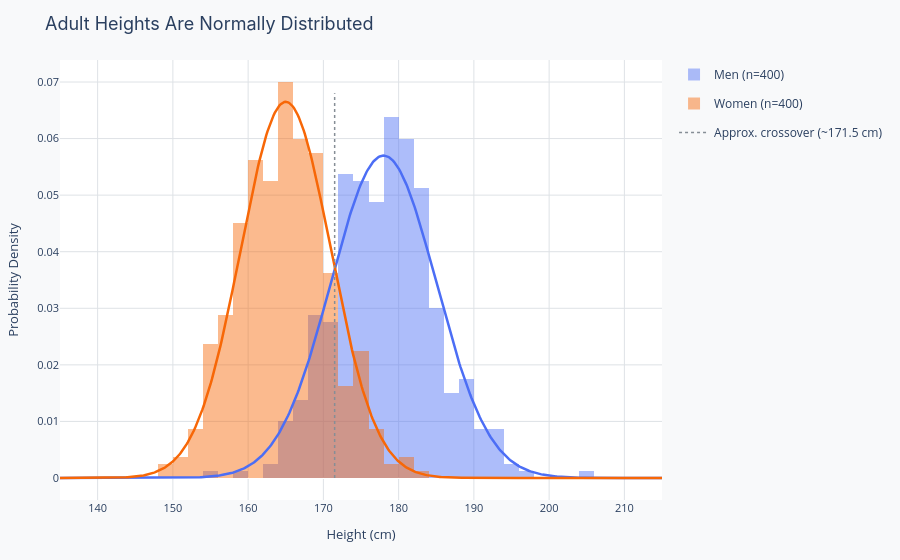

Notebook cell for this chart:
### Markdown cell above
---
## Real-world example: Human height

Adult heights in a population cluster around a mean, with fewer and fewer people toward extremes, exactly the bell-curve shape you explored above. The chart simulates 400 adult heights for men and women separately, using realistic parameters from US population studies.

Notice:

- **Notice:** Each group forms its own bell curve with a different mean, the two distributions overlap, showing that a 170cm height is plausible for both groups
- **Notice:** The spread (σ) is similar for both groups even though the means differ, shape and location are controlled by separate parameters
- **Notice:** The crossover region is where classification is hardest, a 50/50 guess is the best you can do without additional information

> **Discussion question:** If you randomly selected someone who is 185 cm tall, which group are they more likely to come from? How does the overlap region change your certainty?

### Code cell
np.random.seed(42)

# ── Realistic US adult height parameters from population studies (in cm) ───────
groups = {
    "Men":   {"mu": 178, "sigma": 7, "n": 400, "color": PALETTE["primary"]},
    "Women": {"mu": 165, "sigma": 6, "n": 400, "color": PALETTE["secondary"]},
}
x_h = np.linspace(135, 215, 500)
traces = []

for group, p in groups.items():
    heights = np.random.normal(p["mu"], p["sigma"], p["n"])
    traces.append(go.Histogram(
        x=heights, histnorm="probability density", nbinsx=28,
        marker_color=p["color"], opacity=0.45,
        name=f"{group} (n={p['n']})", legendgroup=group,
    ))
    traces.append(go.Scatter(
        x=x_h, y=stats.norm.pdf(x_h, p["mu"], p["sigma"]),
        mode="lines", line=dict(color=p["color"], width=2.5),
        name=f"N(μ={p['mu']}, σ={p['sigma']})",
        legendgroup=group, showlegend=False,
    ))

traces.append(go.Scatter(
    x=[171.5, 171.5], y=[0, 0.068],
    mode="lines", line=dict(color=PALETTE["muted"], width=1.5, dash="dot"),
    name="Approx. crossover (~171.5 cm)",
))

layout = base_layout(
    title="Adult Heights Are Normally Distributed",
    xaxis_title="Height (cm)",
    yaxis_title="Probability Density",
)
layout.update(barmode="overlay")
fig = go.Figure(data=traces, layout=layout)
fig.show()

### Figure 1 — Plotly figure (JSON) as saved in the notebook; plotly's stock layout.template omitted (floating-point values rounded to 4 significant figures; data arrays with more than 128 entries replaced by an {"elided": "..."} marker saying what was removed)
{"data": [{"histnorm": "probability density", "legendgroup": "Men", "marker": {"color": "#4C6EF5"}, "name": "Men (n=400)", "nbinsx": 28, "opacity": 0.45, "type": "histogram", "x": {"elided": "400 float values"}}, {"legendgroup": "Men", "line": {"color": "#4C6EF5", "width": 2.5}, "mode": "lines", "name": "N(μ=178, σ=7)", "showlegend": false, "type": "scatter", "x": {"elided": "500 float values"}, "y": {"elided": "500 float values"}}, {"histnorm": "probability density", "legendgroup": "Women", "marker": {"color": "#F76707"}, "name": "Women (n=400)", "nbinsx": 28, "opacity": 0.45, "type": "histogram", "x": {"elided": "400 float values"}}, {"legendgroup": "Women", "line": {"color": "#F76707", "width": 2.5}, "mode": "lines", "name": "N(μ=165, σ=6)", "showlegend": false, "type": "scatter", "x": {"elided": "500 float values"}, "y": {"elided": "500 float values"}}, {"line": {"color": "#868E96", "dash": "dot", "width": 1.5}, "mode": "lines", "name": "Approx. crossover (~171.5 cm)", "type": "scatter", "x": [171.5, 171.5], "y": [0, 0.068]}], "layout": {"barmode": "overlay", "legend": {"font": {"size": 12}}, "margin": {"b": 60, "l": 60, "r": 30, "t": 60}, "paper_bgcolor": "#F8F9FA", "plot_bgcolor": "#FFFFFF", "title": {"font": {"family": "Inter, Arial, sans-serif", "size": 18}, "text": "Adult Heights Are Normally Distributed"}, "xaxis": {"gridcolor": "#DEE2E6", "tickfont": {"size": 11}, "title": {"font": {"size": 13}, "text": "Height (cm)"}}, "yaxis": {"gridcolor": "#DEE2E6", "tickfont": {"size": 11}, "title": {"font": {"size": 13}, "text": "Probability Density"}}}}
